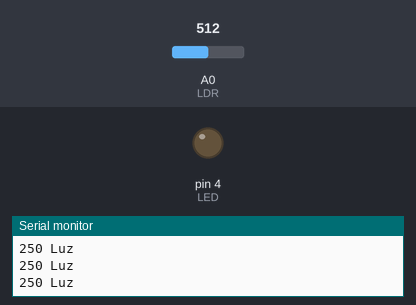
Recording of a sketch running on a simulated Arduino Uno, built with avr-gcc and run on an emulated ATmega328P. Shown: output pins drawn as LEDs (lit = HIGH), the last lines printed to the serial monitor. The inputs (shaded band) are chosen by the test bench; at power-on: A0 (LDR) = 512.

Above: at 1.2 s.
1.3 s: A0 (LDR) set to 1005
3.0 s: A0 (LDR) set to 1016
At 4.5 s:
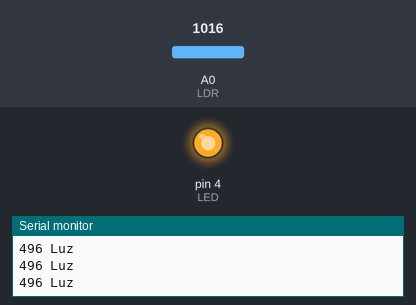
4.8 s: A0 (LDR) set to 900
At 6.2 s:
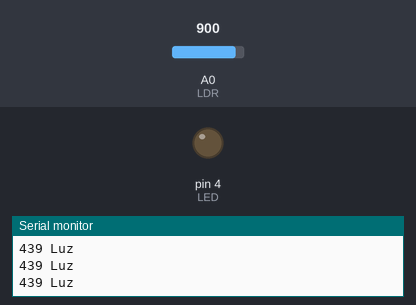
6.6 s: A0 (LDR) set to 1023
At 7.6 s:
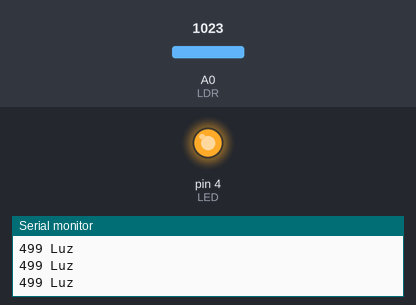
Timing chart, 0 to 9.4 s (numbered marks = the images above; inputs shaded):
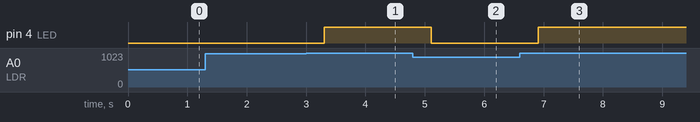

The sketch:

Sensor_LDR.ino
```cpp
int LED=4; //PIN DEL LED
int LDR=0; //PIN DEL LDR

int luz = 0;
int valor_sensor = 0;
int valor_limite = 495;


void setup() {
  Serial.begin(9600);
  pinMode(LED,OUTPUT);
  pinMode(LDR,INPUT);
}

void loop ()
{
  valor_sensor = analogRead(LDR);
  luz = (5.0 * valor_sensor * 100.0)/1024.0;
  Serial.print(luz);
  Serial.println(" Luz");
  delay(300);

  if (luz <= valor_limite)
  {
    digitalWrite (LED, LOW);
  }
  if (luz > valor_limite)
  {
    digitalWrite (LED, HIGH);
  }
}
```

Measured:
- the behaviour switches between 1015 and 1016 on A0 (LDR) (found by bisection; images 0 and 1)
- after the input at 3.0 s, pin 4 (LED): LOW → HIGH after 0.30 s
- after the input at 4.8 s, pin 4 (LED): HIGH → LOW after 0.31 s
- after the input at 6.6 s, pin 4 (LED): LOW → HIGH after 0.31 s
